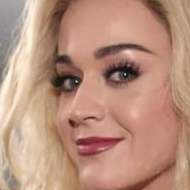
#> input picture Project3/Cropped Images/katy perry/katy perry images - Google Search6.png, 190 x 190 px, found by its file name
$ jupyter execute --allow-errors women_celebrity.ipynb   (shell and % lines are left out)
#> lines starting #> are read from the running program, lines starting #| are printed output that depends on the picture; after the words box and inside, x2 and y2 are one past the last pixel; in counts of white or black regions, pixels touching at a corner belong together
[cell 1]
import numpy as np

import cv2
import matplotlib
from matplotlib import pyplot as plt

[cell 2]
path='C:\\Dmitry\\machine learning\\Women celebrity\\rihanna images - Google Search\\_url=https_3A_2F_2Fcalifornia-times-brightspot.s3.amazonaws.jpg'

image = cv2.imread(path)

#> (a cell that did not finish here is left out)

[cell 4]
path="C:\\Python Project\\project 1\\images\\katy perry images - Google Search6.png"

image = cv2.imread(path)
#> image is the input picture: shape (190, 190, 3); mean B, G, R 124.9, 144.8, 185.6

plt.imshow(image)

[cell 5]
gray = cv2.cvtColor(image, cv2.COLOR_BGR2GRAY)
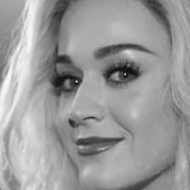
#> gray: shape (190, 190); min 13, max 249, mean 154.7
gray.shape
#> Out = (190, 190)

[cell 6]
plt.imshow(gray, cmap='gray')

[cell 7]
face_cas = cv2.CascadeClassifier('C:\\Users\\mirzadsr\\AppData\\Roaming\\Python\\Python311\\site-packages\\cv2\\data\\haarcascade_frontalface_default.xml')
eye_cas= cv2.CascadeClassifier("C:\\Users\\mirzadsr\\AppData\\Roaming\\Python\\Python311\\site-packages\\cv2\\data\\\\haarcascade_eye.xml")

[cell 8]
faces = face_cas.detectMultiScale(gray, 1.3, 2)
#> faces = [[15, 23, 151, 151]]
(x,y,w,h) = faces[0]
#> x = 15; y = 23; w = 151; h = 151
x,y,w,h
face_img = cv2.rectangle(image,(x,y),(x+w,y+h),(255,0,0),2)
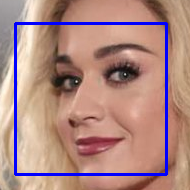
#> face_img: shape (190, 190, 3); mean B, G, R 131, 137, 175.8
plt.imshow(face_img)

[cell 9]
cv2.destroyAllWindows()
for (x,y,w,h) in faces:
    face_img = cv2.rectangle(image,(x,y),(x+w,y+h),(255,0,0),2)
    roi_gray = gray[y:y+h, x:x+w]
    roi_color = face_img[y:y+h, x:x+w]
    eyes = eye_cas.detectMultiScale(roi_gray)

    for (ex,ey,ew,eh) in eyes:
        cv2.rectangle(roi_color,(ex,ey),(ex+ew,ey+eh),(0,255,0),2)
#> this loop made 1 pass
#> (x, y, w, h, eyes) on pass 1: (15, 23, 151, 151, [[80, 26, 48, 48], [27, 37, 43, 43], [46, 103, 44, 44]])
#> pass 1, `roi_gray = gray[y:y+h, x:x+w]`:
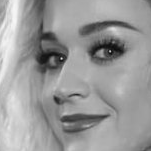
#> roi_gray: shape (151, 151); min 13, max 246, mean 154.3
#> after the loop:
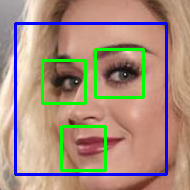
#> image: shape (190, 190, 3); 4.45% of pixels changed, all inside (x1, y1, x2, y2) = (41, 48, 145, 172)
#> after the loop:
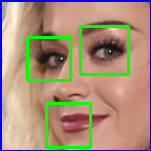
#> roi_color: shape (151, 151, 3); mean B, G, R 120.7, 145.7, 166.4


plt.figure()
plt.imshow(face_img, cmap='gray')
plt.show()

[cell 10]
plt.imshow(roi_color, cmap='gray')

[cell 11]
faces
#> Out = [[15, 23, 151, 151]]

[cell 12]
import numpy as np
import pywt
import cv2

def w2d(img, mode='haar', level=1):
    imArray = img
    #Datatype conversions
    #convert to grayscale
    imArray = cv2.cvtColor( imArray,cv2.COLOR_RGB2GRAY )
    #convert to float
    imArray =  np.float32(imArray)
    imArray /= 255;
    # compute coefficients
    coeffs=pywt.wavedec2(imArray, mode, level=level)

    #Process Coefficients
    coeffs_H=list(coeffs)
    coeffs_H[0] *= 0;

    # reconstruction
    imArray_H=pywt.waverec2(coeffs_H, mode);
    imArray_H *= 255;
    imArray_H =  np.uint8(imArray_H)

    return imArray_H

#> (a cell that did not finish here is left out)

# Preprocessing

We use this python function which takes the picture and return cropped image if more than 2 eyes are detected:

[cell 14]
def get_cropped_image_if_2_eyes(image_path):
    img = cv2.imread(image_path)
    gray = cv2.cvtColor(img, cv2.COLOR_BGR2GRAY)
    faces = face_cas.detectMultiScale(gray, 1.3, 5)
    for (x,y,w,h) in faces:
        roi_gray = gray[y:y+h, x:x+w]
        roi_color = img[y:y+h, x:x+w]
        eyes = eye_cas.detectMultiScale(roi_gray)
        if len(eyes) >= 2:
            return roi_color

For example consider the follwing image:

[cell 15]
path="C:\\Python Project\Women celebrity\\katy perry images - Google Search\\45fc2f925862-katy-perry-idol.jpg"
image=cv2.imread(path)
#> (the rest of this cell did not finish here and is left out)

#> (a cell that did not finish here is left out)

However, in the following picture the eyes are not clear, so our function will return None, which means that we have to ignore this image:

[cell 17]
path=path="C:\\Dmitry\\machine learning\\Women celebrity\\rihanna images - Google Search\\230212-super-bowl-rihanna-jm-2130-fa1ea3.jpg"
image=cv2.imread(path)
#> (the rest of this cell did not finish here and is left out)

#> (a cell that did not finish here is left out)

#> (a cell that did not finish here is left out)

Now we would like to use our function and go through all the pictures of Rihana and Kathy Perry and get the cropped image of all images and save them in a new folder.

[cell 20]
path_to_data = "C:\\Dmitry\\machine learning\\Women celebrity"
path_to_cr_data = "C:\\Dmitry\\machine learning\\Women celebrity\\cropped"

[cell 21]
import os
img_dirs = []
#> (the rest of this cell did not finish here and is left out)

[cell 22]
img_dirs

[cell 23]
import shutil
if os.path.exists(path_to_cr_data):
     shutil.rmtree(path_to_cr_data)
os.mkdir(path_to_cr_data)

[cell 24]
cropped_image_dirs = []
celebrity_file_names_dict = {}
for img_dir in img_dirs:
    count = 1
    celebrity_name = img_dir.split('\\')[-1]
    celebrity_file_names_dict[celebrity_name] = []
    for entry in os.scandir(img_dir):
        roi_color = get_cropped_image_if_2_eyes(entry.path)
        if roi_color is not None:
            cropped_folder = path_to_cr_data + celebrity_name
            if not os.path.exists(cropped_folder):
                os.makedirs(cropped_folder)
                cropped_image_dirs.append(cropped_folder)
                print("Generating cropped images in folder: ",cropped_folder)
            cropped_file_name = celebrity_name + str(count) + ".png"
            cropped_file_path = cropped_folder + "\\" + cropped_file_name
            cv2.imwrite(cropped_file_path, roi_color)
            celebrity_file_names_dict[celebrity_name].append(cropped_file_path)
            count += 1

[cell 25]
cropped_image_dirs=["C:\\Users\\mirzadsr\\Python Projects\\cropped\\katy perry",
 'C:\\Users\\mirzadsr\\Python Projects\\cropped\\rihanna', 'C:\\Users\\mirzadsr\\Python Projects\\cropped\\lady gaga','C:\\Users\\mirzadsr\\Python Projects\\cropped\\beyonce']

[cell 26]
import os
celebrity_file_names_dict = {}
#> (the rest of this cell did not finish here and is left out)

[cell 27]
class_dict = {}
count = 0
for celebrity_name in celebrity_file_names_dict.keys():
    class_dict[celebrity_name] = count
    count = count + 1
class_dict

# Training the model

[cell 28]
X, y = [], []
for celebrity_name, training_files in celebrity_file_names_dict.items():
    for training_image in training_files:
        img = cv2.imread(training_image)
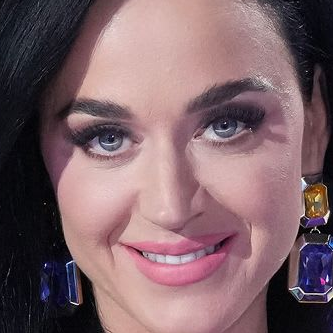
#> input picture Project3/Cropped Images/katy perry/katy perry images - Google Search20.png, 333 x 333 px
#> img is the input picture: shape (333, 333, 3); mean B, G, R 104.2, 98.4, 125.4
        scalled_raw_img = cv2.resize(img, (32, 32))
        img_har = w2d(img,'db1',5)
#> in w2d, `imArray = cv2.cvtColor( imArray,cv2.COLOR_RGB2GRAY )`:
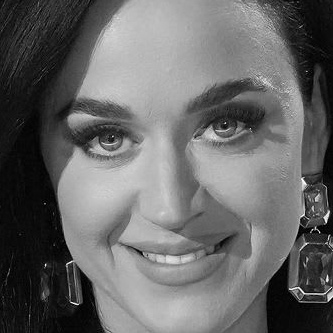
#> imArray: shape (333, 333); min 0, max 255, mean 103.2
#> in w2d, `coeffs=pywt.wavedec2(imArray, mode, level=level)`: coeffs = 6 items
#> in w2d, `imArray_H=pywt.waverec2(coeffs_H, mode);`:
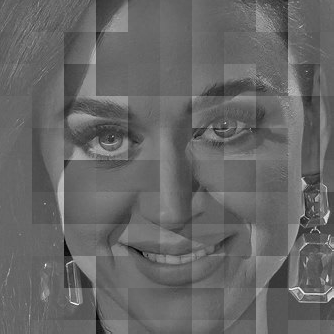
#> imArray_H: shape (334, 334) float32; min -0.6, max 0.888, mean 0.000327; drawn with min black and max white
#> in w2d, `imArray_H =  np.uint8(imArray_H)`:
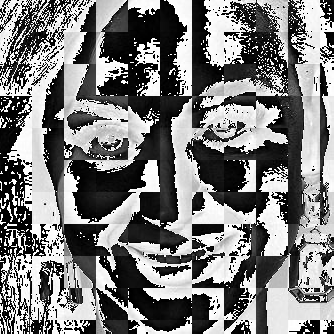
#> imArray_H: shape (334, 334); min 0, max 255, mean 123.9
        scalled_img_har = cv2.resize(img_har, (32, 32))
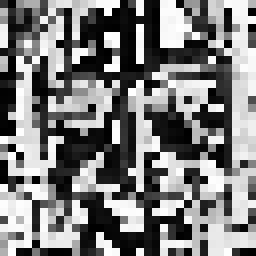
#> scalled_img_har: shape (32, 32) (shown 8 times larger); min 0, max 255, mean 124.4
        combined_img = np.vstack((scalled_raw_img.reshape(32*32*3,1),scalled_img_har.reshape(32*32,1)))
#> combined_img = 4096 values, max 255 at index 3117, min 0 at index 3199, mean 113.4
        X.append(combined_img)
        y.append(class_dict[celebrity_name])

[cell 29]
X

[cell 30]
len(X[0])

[cell 31]
X = np.array(X).reshape(len(X),4096).astype(float)
X.shape
#> Out = (4, 4096)
